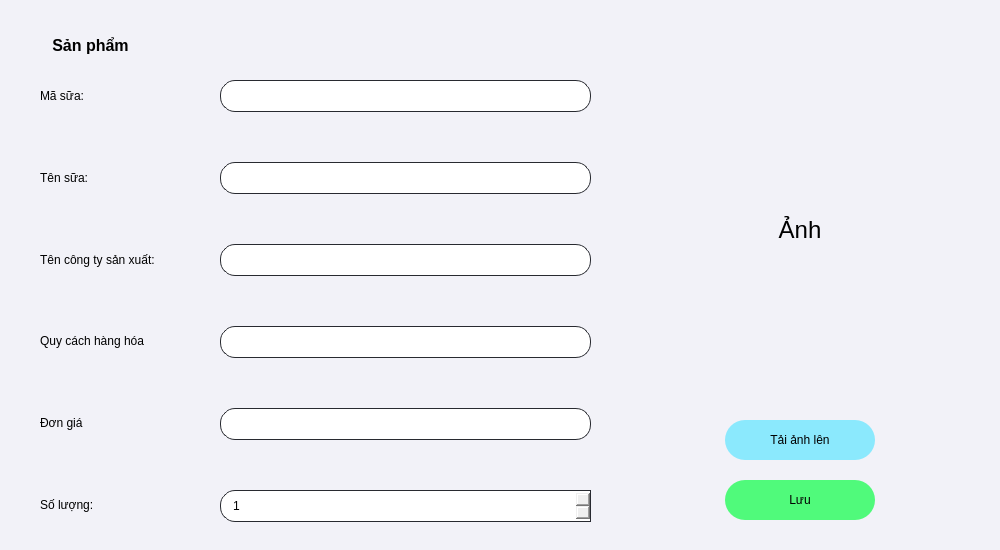
<?xml version="1.0" encoding="UTF-8"?>
<ui version="4.0">
 <class>AddEditProduct</class>
 <widget class="QWidget" name="AddEditProduct">
  <property name="geometry">
   <rect>
    <x>0</x>
    <y>0</y>
    <width>1000</width>
    <height>550</height>
   </rect>
  </property>
  <property name="windowTitle">
   <string>Form</string>
  </property>
  <property name="styleSheet">
   <string notr="true">QLineEdit{
border-radius: 15px;
font: 11pt &quot;MS Shell Dlg 2&quot;;
padding-left: 10px;
padding-right: 10px;
border: 1px solid rgb(40, 42, 48);
height: 30px;
}
QLabel{
font: 11pt &quot;MS Shell Dlg 2&quot;;
border-radius: 100px;
}
QWidget#AddEditProduct{
background-color: rgb(242, 242, 248);
}</string>
  </property>
  <widget class="QWidget" name="verticalLayoutWidget">
   <property name="geometry">
    <rect>
     <x>40</x>
     <y>80</y>
     <width>181</width>
     <height>441</height>
    </rect>
   </property>
   <layout class="QVBoxLayout" name="QVBLQL">
    <property name="spacing">
     <number>50</number>
    </property>
    <item>
     <widget class="QLabel" name="QLProductId">
      <property name="text">
       <string>Mã sữa:</string>
      </property>
     </widget>
    </item>
    <item>
     <widget class="QLabel" name="QLProductName">
      <property name="text">
       <string>Tên sữa:</string>
      </property>
     </widget>
    </item>
    <item>
     <widget class="QLabel" name="QLProductProducer">
      <property name="text">
       <string>Tên công ty sản xuất:</string>
      </property>
     </widget>
    </item>
    <item>
     <widget class="QLabel" name="QLProductCS">
      <property name="text">
       <string>Quy cách hàng hóa</string>
      </property>
     </widget>
    </item>
    <item>
     <widget class="QLabel" name="QLProductPrice">
      <property name="text">
       <string>Đơn giá</string>
      </property>
     </widget>
    </item>
    <item>
     <widget class="QLabel" name="QLProductNumber">
      <property name="text">
       <string>Số lượng:</string>
      </property>
     </widget>
    </item>
   </layout>
  </widget>
  <widget class="QWidget" name="verticalLayoutWidget_2">
   <property name="geometry">
    <rect>
     <x>220</x>
     <y>80</y>
     <width>371</width>
     <height>444</height>
    </rect>
   </property>
   <layout class="QVBoxLayout" name="QVBLQLE">
    <property name="spacing">
     <number>50</number>
    </property>
    <item>
     <widget class="QLineEdit" name="QLEProductId"/>
    </item>
    <item>
     <widget class="QLineEdit" name="QLEProductName"/>
    </item>
    <item>
     <widget class="QLineEdit" name="QLEProductProducer"/>
    </item>
    <item>
     <widget class="QLineEdit" name="QLEProductCS"/>
    </item>
    <item>
     <widget class="QLineEdit" name="QLEProductPrice"/>
    </item>
    <item>
     <widget class="QSpinBox" name="QSBProductNumber">
      <property name="styleSheet">
       <string notr="true">border-top-left-radius: 15px;
border-bottom-left-radius: 15px;
font: 11pt &quot;MS Shell Dlg 2&quot;;
padding-left: 10px;
padding-right: 10px;
border: 1px solid rgb(40, 42, 48);
height: 30px;</string>
      </property>
      <property name="minimum">
       <number>1</number>
      </property>
      <property name="maximum">
       <number>1000</number>
      </property>
      <property name="value">
       <number>1</number>
      </property>
     </widget>
    </item>
   </layout>
  </widget>
  <widget class="QLabel" name="QLProduct">
   <property name="geometry">
    <rect>
     <x>0</x>
     <y>30</y>
     <width>181</width>
     <height>31</height>
    </rect>
   </property>
   <property name="text">
    <string>&lt;html&gt;&lt;head/&gt;&lt;body&gt;&lt;p align=&quot;center&quot;&gt;&lt;span style=&quot; font-size:12pt; font-weight:600;&quot;&gt;Sản phẩm&lt;/span&gt;&lt;/p&gt;&lt;/body&gt;&lt;/html&gt;</string>
   </property>
  </widget>
  <widget class="QLabel" name="QLProductImage">
   <property name="geometry">
    <rect>
     <x>650</x>
     <y>80</y>
     <width>300</width>
     <height>300</height>
    </rect>
   </property>
   <property name="text">
    <string>&lt;html&gt;&lt;head/&gt;&lt;body&gt;&lt;p&gt;&lt;span style=&quot; font-size:18pt;&quot;&gt;Ảnh&lt;/span&gt;&lt;/p&gt;&lt;/body&gt;&lt;/html&gt;</string>
   </property>
   <property name="scaledContents">
    <bool>true</bool>
   </property>
   <property name="alignment">
    <set>Qt::AlignCenter</set>
   </property>
   <property name="openExternalLinks">
    <bool>false</bool>
   </property>
  </widget>
  <widget class="QPushButton" name="QPBUpLoadProductImage">
   <property name="geometry">
    <rect>
     <x>725</x>
     <y>420</y>
     <width>150</width>
     <height>40</height>
    </rect>
   </property>
   <property name="minimumSize">
    <size>
     <width>110</width>
     <height>0</height>
    </size>
   </property>
   <property name="focusPolicy">
    <enum>Qt::TabFocus</enum>
   </property>
   <property name="styleSheet">
    <string notr="true">height: 40px;
border-radius: 20px;
background-color: rgb(139, 233, 253);
font: 11pt &quot;MS Shell Dlg 2&quot;;</string>
   </property>
   <property name="text">
    <string>Tải ảnh lên</string>
   </property>
   <property name="icon">
    <iconset resource="src.qrc">
     <normaloff>:/newPrefix/icon/addemployeeimage.png</normaloff>:/newPrefix/icon/addemployeeimage.png</iconset>
   </property>
   <property name="iconSize">
    <size>
     <width>25</width>
     <height>25</height>
    </size>
   </property>
  </widget>
  <widget class="QPushButton" name="QPBSaveProduct">
   <property name="geometry">
    <rect>
     <x>725</x>
     <y>480</y>
     <width>150</width>
     <height>40</height>
    </rect>
   </property>
   <property name="minimumSize">
    <size>
     <width>110</width>
     <height>0</height>
    </size>
   </property>
   <property name="focusPolicy">
    <enum>Qt::TabFocus</enum>
   </property>
   <property name="styleSheet">
    <string notr="true">height: 40px;
border-radius: 20px;
background-color: rgb(80, 250, 123);
font: 11pt &quot;MS Shell Dlg 2&quot;;</string>
   </property>
   <property name="text">
    <string>Lưu</string>
   </property>
   <property name="icon">
    <iconset resource="src.qrc">
     <normaloff>:/newPrefix/icon/saveemployee.png</normaloff>:/newPrefix/icon/saveemployee.png</iconset>
   </property>
   <property name="iconSize">
    <size>
     <width>20</width>
     <height>20</height>
    </size>
   </property>
  </widget>
 </widget>
 <resources>
  <include location="src.qrc"/>
 </resources>
 <connections/>
</ui>
